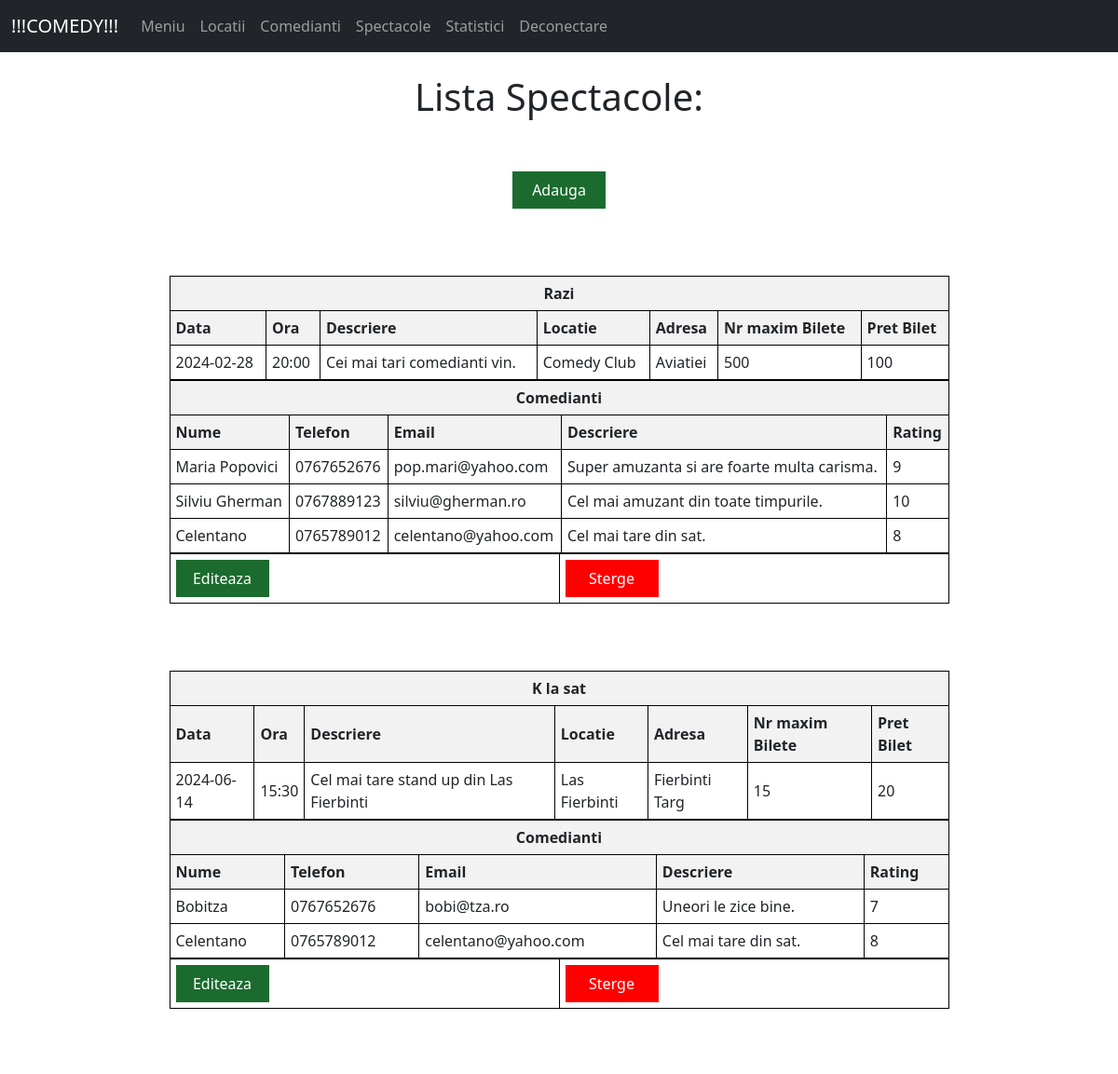
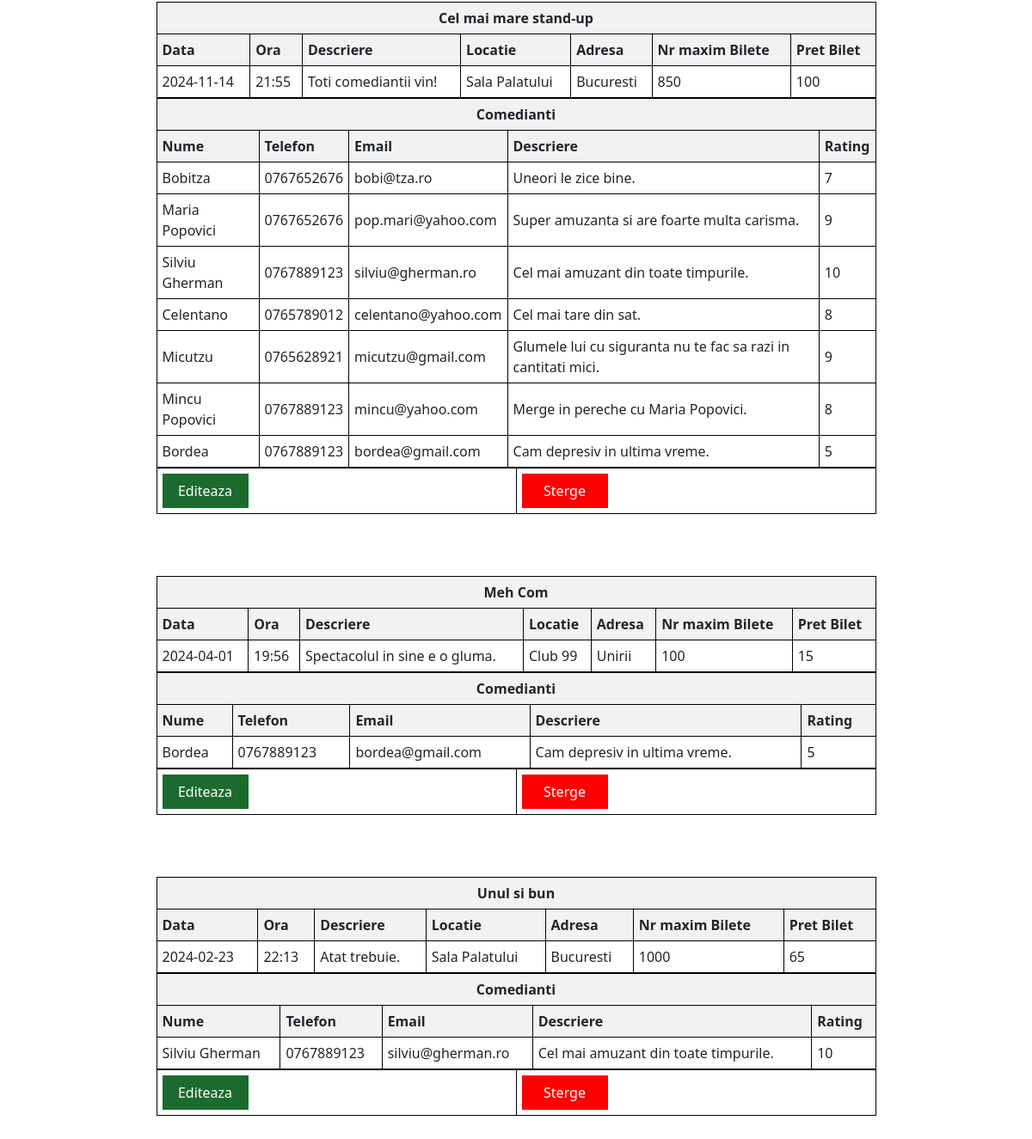
The app's page /profil_admin/spectacole (signed in) with its own data (2 pictures, top to bottom).
### tables this page shows
CREATE TABLE Spectacol(
            ID_spectacol INTEGER PRIMARY KEY AUTOINCREMENT,
            nume_spectacol VARCHAR(70),
            data DATE,
            ora TIME,
            descriere_spectacol VARCHAR(70),
            ID_locatie INTEGER,
            bilete_max INTEGER,
            pret_bilet INTEGER,
            FOREIGN KEY (ID_locatie) REFERENCES Locatie(ID_locatie) ON DELETE CASCADE
        );

CREATE TABLE Locatie(
            ID_locatie INTEGER PRIMARY KEY AUTOINCREMENT,
            nume_locatie VARCHAR(70),
            adresa VARCHAR(100),
            capacitate INTEGER,
            detalii VARCHAR(150)
         );

CREATE TABLE Comediant(
            ID_comediant INTEGER PRIMARY KEY AUTOINCREMENT,
            nume VARCHAR(40),
            telefon VARCHAR(15),
            mail VARCHAR(50),
            
            descriere_comediant VARCHAR(150),
            rating INT
          );

### app.py (the view)
@app.route('/profil_admin/spectacole', methods=['GET', 'POST'])
def spectacole():
    if (session["logat"] != 1):
        return redirect('/')
    conn = sqlite3.connect('database.db')
    cursor = conn.cursor()
    c="""
        SELECT s.ID_spectacol,s.nume_spectacol,s.data,s.ora,s.descriere_spectacol,s.bilete_max,s.pret_bilet,l.nume_locatie,l.adresa
        FROM Spectacol s INNER JOIN Locatie l ON s.ID_locatie = l.ID_locatie
"""
    cursor.execute(c)
    lista_spectacole=[]
    spectacole=cursor.fetchall()
    for spec in spectacole:
        c="""
        SELECT c.nume, c.telefon, c.mail,c.descriere_comediant,c.rating
        FROM Comediant c INNER JOIN SpectacolComediant sc ON c.ID_comediant = sc.ID_comediant
        WHERE sc.ID_spectacol = {}
""".format(spec[0])
        cursor.execute(c)
        comedianti=cursor.fetchall()
        lista_spectacole.append((spec,comedianti))
    return render_template("spectacole.html",lista_spectacole=lista_spectacole)

### templates/spectacole.html (shortened to what this page needs)
{% extends 'base_admin.html' %}
{% block content %}
<center>
    <div class= "container">
<h1>Lista Spectacole:</h1>
    </div>
    <br>
    <br>
    <div class="custom-div" style="background-color: rgb(28, 107, 46);">
        <a href="/profil_admin/spectacole/adauga_spectacol">Adauga Spectacol</a>
        </div>
</center>
<br><br><br>
<center>
{% for spectacol in lista_spectacole %}
<table>
    <thead>
        <tr>
            <th colspan="7" class="center-heading">
                <div>
                    {{ spectacol[0][1] }}
                </div>
            </th>
        </tr>
    </thead>
    <thead>
        <tr>
            <th>Data</th>
            <th>Ora</th>
            <th>Descriere</th>
            <th>Locatie</th>
            <th>Adresa</th>
            <th>Nr maxim Bilete</th>
            <th>Pret Bilet</th>
        </tr>
    </thead>
    <tbody>
        <tr>
              <td>{{ spectacol[0][2] }}</td>
              <td>{{ spectacol[0][3] }}</td>
              <td>{{ spectacol[0][4] }}</td>
              <td>{{ spectacol[0][7] }}</td>
              <td>{{ spectacol[0][8] }}</td>
              <td>{{ spectacol[0][5] }}</td>
              <td>{{ spectacol[0][6] }}</td>
        </tr>
    </tbody>
</table>
<table>
    <thead>
        <tr>
            <th colspan="5" class="center-heading">
                Comedianti
            </th>
        </tr>
    </thead>
    <thead>
        <tr>
            <th>Nume</th>
            <th>Telefon</th>
            <th>Email</th>
            <th>Descriere</th>
            <th>Rating</th>
        </tr>
    </thead>
    <tbody>
        {% for com in spectacol[1] %}
            <tr>
              <td>{{ com[0] }}</td>
              <td>{{ com[1] }}</td>
              <td>{{ com[2] }}</td>
              <td>{{ com[3] }}</td>
              <td>{{ com[4] }}</td>
            </tr>
            {% endfor %}
    </tbody>
</table>
<table>
    <tr>
        <td>
          <div class="custom-div">
          <a href="/profil_admin/spectacole/editeaza_spectacol/{{spectacol[0][0]}}">Editeaza</a>
        </td>
        <td>
          <div class="custom-div" style="background-color: red;">
          <a href="/profil_admin/spectacole/sterge_spectacol/{{spectacol[0][0]}}">Sterge</a>
        </td>
    </tr>
</table>
<br>
    <br>
    <br>
{% endfor %}
</center>
    <br>
    <br>
    <br>
{% endblock %}

### templates/base_admin.html (shortened to what this page needs)
<!doctype html>
<html lang="en">
  <head>
    <link href="https://cdn.jsdelivr.net/npm/bootstrap@5.0.2/dist/css/bootstrap.min.css" rel="stylesheet">
  </head>
  <body>
    {% include  'navbar_admin.html'  %}
    <br/>
    <div class="container">
        {% block content %}
        {% endblock %}
    </div>
  </body>
</html>

### templates/navbar_admin.html (shortened to what this page needs)
<nav class="navbar navbar-expand-lg navbar-dark bg-dark">
    <div class="container-fluid">
      <a class="navbar-brand" >!!!COMEDY!!!</a>
      <div class="collapse navbar-collapse" id="navbarSupportedContent">
        <ul class="navbar-nav me-auto mb-2 mb-lg-0">
          <li class="nav-item">
            <a class="nav-link" href="/profil_admin">Meniu</a>
          </li>
          <li class="nav-item">
            <a class="nav-link" href="/profil_admin/locatii">Locatii</a>
          </li>
          <li class="nav-item">
            <a class="nav-link" href="/profil_admin/comedianti">Comedianti</a>
          </li>
          <li class="nav-item">
            <a class="nav-link" href="/profil_admin/spectacole">Spectacole</a>
          </li>
          <li class="nav-item">
            <a class="nav-link" href="/profil_admin/statistici">Statistici</a>
          </li>
          <li class="nav-item">
            <a class="nav-link" href="/">Deconectare</a>
          </li>
        </ul>
      </div>
    </div>
  </nav>

### templates/spectacole.html (style rules this page uses)
.custom-div { width: 200px; height: 50px; background-color: rgb(28, 107, 46); text-align: center; line-height: 40px; transition: background-color 0.3s; }
.custom-div a { color: #ffffff; text-decoration: none; }
table { border-collapse: collapse; width: 75%; }
th, td { border: 1px solid black; padding: 6px; text-align: left; }
th { background-color: #f2f2f2; }
.custom-div { width: 100px; height: 40px; background-color: rgb(28, 107, 46); text-align: center; line-height: 40px; transition: background-color 0.3s; }
.center-heading { text-align: center; }

### records on screen
Spectacol: nume_spectacol "Razi", data "2024-02-28", ora "20:00", descriere_spectacol "Cei mai tari comedianti vin.", nume_locatie "Comedy Club", adresa "Aviatiei", bilete_max "500", pret_bilet "100"
Comediant: nume "Maria Popovici", telefon "0767652676", mail "pop.mari@yahoo.com", descriere_comediant "Super amuzanta si are foarte multa carisma.", rating "9"
Comediant: nume "Silviu Gherman", telefon "0767889123", mail "silviu@gherman.ro", descriere_comediant "Cel mai amuzant din toate timpurile.", rating "10"
Comediant: nume "Celentano", telefon "0765789012", mail "celentano@yahoo.com", descriere_comediant "Cel mai tare din sat.", rating "8"
Spectacol: nume_spectacol "K la sat", data "2024-06-14", ora "15:30", descriere_spectacol "Cel mai tare stand up din Las Fierbinti", nume_locatie "Las Fierbinti", adresa "Fierbinti Targ", bilete_max "15", pret_bilet "20"
Comediant: nume "Bobitza", telefon "0767652676", mail "bobi@tza.ro", descriere_comediant "Uneori le zice bine.", rating "7"
Spectacol: nume_spectacol "Cel mai mare stand-up", data "2024-11-14", ora "21:55", descriere_spectacol "Toti comediantii vin!", nume_locatie "Sala Palatului", adresa "Bucuresti", bilete_max "850", pret_bilet "100"
Comediant: nume "Micutzu", telefon "0765628921", mail "micutzu@gmail.com", descriere_comediant "Glumele lui cu siguranta nu te fac sa razi in cantitati mici.", rating "9"
Comediant: nume "Mincu Popovici", telefon "0767889123", mail "mincu@yahoo.com", descriere_comediant "Merge in pereche cu Maria Popovici.", rating "8"
Comediant: nume "Bordea", telefon "0767889123", mail "bordea@gmail.com", descriere_comediant "Cam depresiv in ultima vreme.", rating "5"
Spectacol: nume_spectacol "Meh Com", data "2024-04-01", ora "19:56", descriere_spectacol "Spectacolul in sine e o gluma.", nume_locatie "Club 99", adresa "Unirii", bilete_max "100", pret_bilet "15"
Spectacol: nume_spectacol "Unul si bun", data "2024-02-23", ora "22:13", descriere_spectacol "Atat trebuie.", nume_locatie "Sala Palatului", adresa "Bucuresti", bilete_max "1000", pret_bilet "65"
